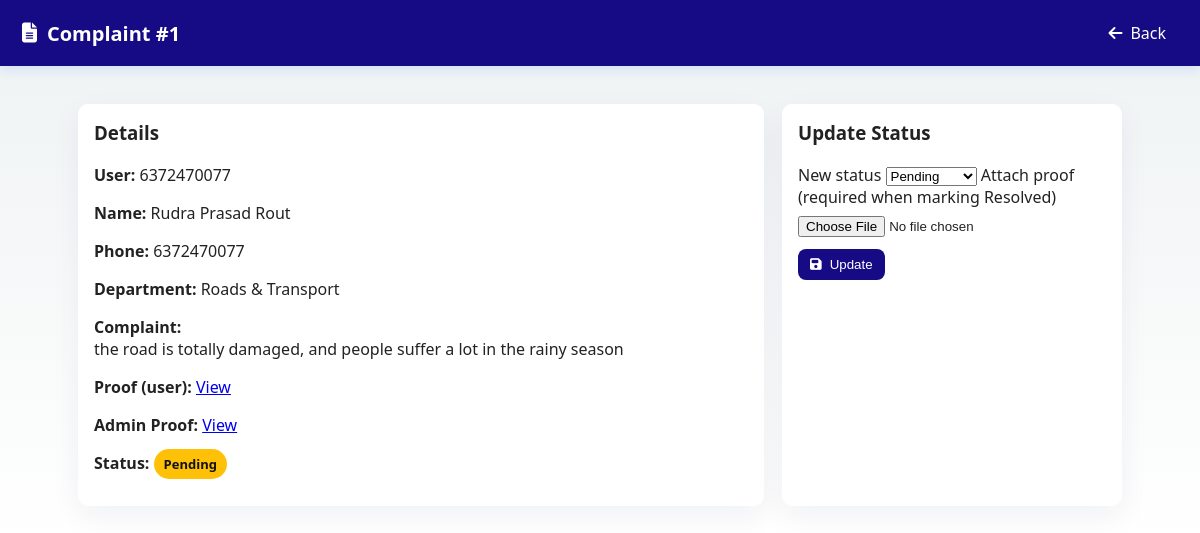
Screenshot of /admin_complaint/1 (signed in) with the database file from the repository.
### tables this page shows
CREATE TABLE complaints (
                        id INTEGER PRIMARY KEY AUTOINCREMENT,
                        user_phone TEXT NOT NULL,
                        name TEXT,
                        phone TEXT,
                        district TEXT,
                        block TEXT,
                        gp TEXT,
                        village TEXT,
                        landmark TEXT,
                        pincode TEXT,
                        department TEXT,
                        complaint TEXT,
                        proof TEXT, status TEXT DEFAULT 'Pending', admin_proof TEXT, updated_at TEXT,
                        FOREIGN KEY(user_phone) REFERENCES users(phone)
                    );

### Civicissueproject/tempCodeRunnerFile.py (the view)
@app.route("/admin_complaint/<int:cid>")
@admin_required
def admin_complaint_view(cid):
    complaint = get_complaint_by_id(cid)
    if not complaint:
        flash("Complaint not found", "danger")
        return redirect(url_for("admin_dashboard"))
    return render_template("admin_complaint_view.html", complaint=complaint)

### Civicissueproject/tempCodeRunnerFile.py (called while the page is built)
def get_complaint_by_id(cid):
    conn = sqlite3.connect(DB_NAME)
    c = conn.cursor()
    c.execute("SELECT * FROM complaints WHERE id=?", (cid,))
    row = c.fetchone()
    conn.close()
    return row

def admin_required(fn):
    from functools import wraps
    @wraps(fn)
    def wrapper(*args, **kwargs):
        if session.get("role") != "admin":
            flash("Admin access required", "danger")
            return redirect(url_for("admin_login"))
        return fn(*args, **kwargs)
    return wrapper

### Civicissueproject/templates/admin_complaint_view.html (shortened to what this page needs)
<!DOCTYPE html>
<html lang="en">
<head>
  <link rel="stylesheet" href="{{ url_for('static', filename='css/admin_styles.css') }}">
  <link rel="stylesheet" href="https://cdnjs.cloudflare.com/ajax/libs/font-awesome/6.5.0/css/all.min.css">
</head>
<body>
  <header class="admin-header">
    <h1><i class="fas fa-file-alt"></i> Complaint #{{ complaint[0] }}</h1>
    <div><a class="btn" href="{{ url_for('admin_dashboard') }}"><i class="fas fa-arrow-left"></i> Back</a></div>
  </header>
  <main class="admin-main single-complaint">
    <section class="details-card">
      <h3>Details</h3>
      <p><strong>User:</strong> {{ complaint[1] }}</p>
      <p><strong>Name:</strong> {{ complaint[2] }}</p>
      <p><strong>Phone:</strong> {{ complaint[3] }}</p>
      <p><strong>Department:</strong> {{ complaint[10] }}</p>
      <p><strong>Complaint:</strong><br/> {{ complaint[11] }}</p>
      <p><strong>Proof (user):</strong>
        {% if complaint[12] %}
          <a href="{{ url_for('static', filename='uploads/' ~ complaint[12]) }}" target="_blank">View</a>
        {% else %}
          None
        {% endif %}
      </p>
      <p><strong>Admin Proof:</strong>
        {% if complaint[14] %}
          <a href="{{ url_for('admin_proofs', filename=complaint[14]) }}" target="_blank">View</a>
        {% else %}
          None
        {% endif %}
      </p>
      <p><strong>Status:</strong>
        <span class="pill {{ (complaint[13] or 'Pending')|lower|replace(' ', '-') }}">
          {{ complaint[13] or 'Pending' }}
        </span>
      </p>
    </section>
    <section class="action-card">
      <h3>Update Status</h3>
      <form method="post" action="{{ url_for('admin_update_status_route') }}" enctype="multipart/form-data">
        <label>
          New status
          <select name="status" required>
            <option value="Pending" {% if complaint[13]=='Pending' %}selected{% endif %}>Pending</option>
          </select>
        </label>
        <label class="file-label">
          Attach proof (required when marking Resolved)
          <input type="file" name="admin_proof" accept="image/*,video/*">
        </label>
        <div style="margin-top:12px">
          <button class="btn primary" type="submit"><i class="fas fa-save"></i> Update</button>
        </div>
      </form>
    </section>
  </main>
</body>
</html>

### Civicissueproject/static/css/admin_styles.css (style rules this page uses)
:root { --primary: #170b85; --muted: #6b7280; --bg: linear-gradient(180deg,#eef2f3,#fff); --card: #fff; }
* { box-sizing:border-box }
body { margin:0; font-family: "Segoe UI", Arial, sans-serif; background:var(--bg); color:#222; }
.admin-header { display:flex; justify-content:space-between; align-items:center; background:var(--primary); color:#fff; padding:14px 22px; box-shadow:0 4px 12px rgba(10,102,255,.12); }
.admin-header h1 { margin:0; font-size:20px; display:flex; gap:10px; align-items:center }
.admin-main { padding:20px 28px; max-width:1100px; margin:18px auto }
.pill { padding:6px 10px; border-radius:999px; color:#fff; font-weight:700; font-size:13px }
.pill.pending { background:#ffc107; color:#111 }
.btn { display:inline-flex; align-items:center; gap:8px; padding:8px 12px; border-radius:8px; text-decoration:none; color:#fff; background:var(--primary); border:0; cursor:pointer }
.single-complaint { display:grid; grid-template-columns: 1fr 340px; gap:18px }
.details-card, .action-card { background:var(--card); padding:16px; border-radius:10px; box-shadow:0 10px 30px rgba(12,37,77,.06) }
.details-card h3, .action-card h3 { margin-top:0 }
.file-label input[type="file"] { display:block; margin-top:8px }

### rows the page displays
complaints: id "1", user_phone "6372470077", name "Rudra Prasad Rout", phone "6372470077", department "Roads & Transport", complaint "the road is totally damaged, and people suffer a lot in the rainy season", status "Pending"
